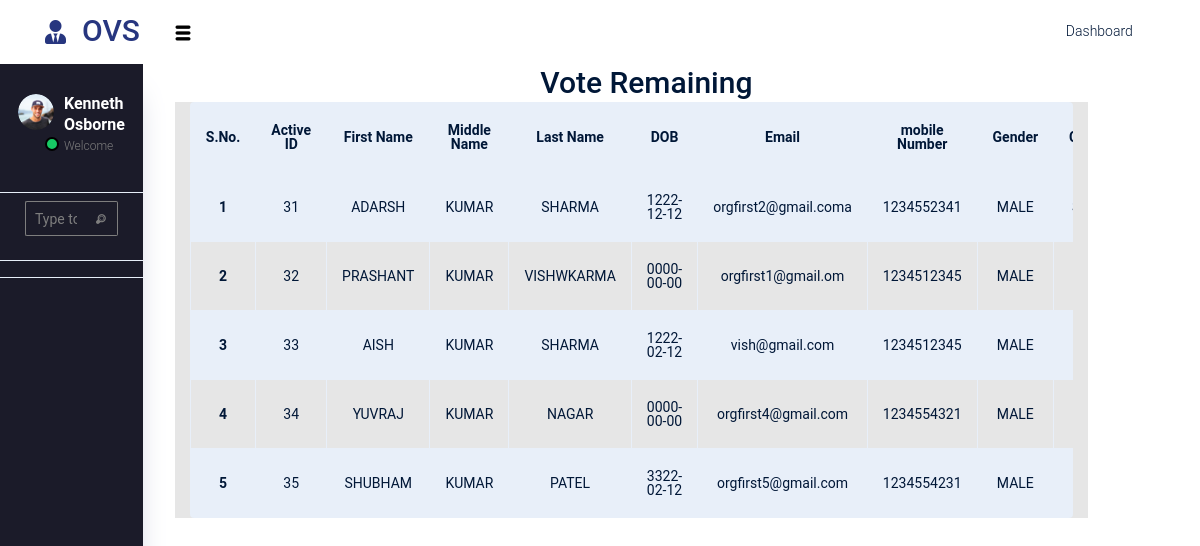
The app's page /online_voting_system/admin/ovs_admin/total_remaining_votes.php (signed in) with its own data.
### tables this page shows
CREATE TABLE `org_participate_voter` (
  `id` int(10) NOT NULL,
  `active_org_id` varchar(255) NOT NULL,
  `voter_id` varchar(255) NOT NULL,
  `first_name` varchar(60) NOT NULL,
  `middle_name` varchar(40) NOT NULL,
  `last_name` varchar(60) NOT NULL,
  `dob` date NOT NULL,
  `mobile_number` text NOT NULL,
  `email` text NOT NULL,
  `profile_photo` varchar(100) NOT NULL,
  `gender` varchar(10) NOT NULL,
  `country` varchar(255) NOT NULL,
  `state` varchar(255) NOT NULL,
  `district` varchar(255) NOT NULL,
  `tahsil` varchar(255) NOT NULL,
  `city` varchar(255) NOT NULL,
  `pin_code` varchar(255) NOT NULL,
  `type_address_proof` varchar(255) NOT NULL,
  `doc_address_proof` varchar(255) NOT NULL,
  `type_id_proof` varchar(255) NOT NULL,
  `id_proof` varchar(255) NOT NULL,
  `literate_status` varchar(255) NOT NULL DEFAULT 'Literate',
  `accepted_by_ID` varchar(40) NOT NULL DEFAULT 'notAccept' COMMENT '0-Request not accepted yet, \r\nadmin org ID - accepted\r\n\r\n1-Active ID, 2-Block user, 3-Suspended user, 4-Service Stoped fro user. 5-ID Resticate(Block for ferther registation only for admin \r\n option)',
  `vote_status` int(10) NOT NULL DEFAULT 0 COMMENT '0-vote is remaing, 1 is voted',
  `create_at` timestamp NULL DEFAULT current_timestamp(),
  `updated_at` timestamp NULL DEFAULT NULL
);

### online_voting_system/admin/ovs_admin/total_remaining_votes.php (the view, shortened to what this page needs)
<?php include("../navbar_footer/navbar.php"); ?>
<div class="container-fluid position-relative d-inline-block text-center " style="overflow:scroll; overflow:hidden; padding-right: 13rem !important; ">
    <h1 class="m-1">Vote Remaining</h1>
    <div class="row bg-light h-100 w-100">
        <div class="ps-1 col-lg-12">
            <div class="bg-light rounded h-100 table-responsive">
                <?php
                include("../../controller/database.php");
                $user_belong = $_SESSION["user_belong"];
                $query_org = "SELECT `id`, `active_org_id`, `voter_id`, `first_name`, `middle_name`, `last_name`, `dob`, `mobile_number`, `email`, `profile_photo`, `gender`, `country`, `state`, `district`, `tahsil`, `city`, `pin_code`, `type_address_proof`, `doc_address_proof`, `type_id_proof`, `id_proof`, `literate_status`, `accepted_by_ID`, `vote_status`, `create_at`, `updated_at` FROM `org_participate_voter`  WHERE `accepted_by_ID` != 'notAccept' AND `active_org_id` = $user_belong AND `vote_status` = 0 ";
                $insert = mysqli_query($dbcon, $query_org);
                $sn = 1;
                ?>
                <table class="table table-bordered table-striped">
                    <tdead>
                        <tr>
                            <th scope="col">S.No.</th>
                            <th scope="col">Active ID</th>
                            <th scope="col">First Name</th>
                            <th scope="col">Middle Name</th>
                            <th scope="col">Last Name</th>
                            <th scope="col">DOB</th>
                            <th scope="col">Email</th>
                            <th scope="col">mobile Number</th>
                            <th scope="col">Gender</th>
                            <th scope="col">Country</th>
                        </tr>
                    </tdead>
                    <tbody>
                        <?php foreach ($insert as $row) { ?>
                            <tr>
                                <th scope="row"><?php echo $sn++; ?></th>
                                <td><?php echo $row['voter_id']; ?></td>
                                <td><?php echo $row['first_name']; ?></td>
                                <td><?php echo $row['middle_name']; ?></td>
                                <td><?php echo $row['last_name']; ?></td>
                                <td><?php echo $row['dob']; ?></td>
                                <td><?php echo $row['email']; ?></td>
                                <td><?php echo $row['mobile_number']; ?></td>
                                <td><?php echo $row['gender']; ?></td>
                                <td><?php echo $row['country']; ?></td>
                            </tr>
                        <?php } ?>
                    </tbody>
                </table>
            </div>
        </div>
    </div>
</div>
<?php include("../navbar_footer/footer.php"); ?>

### records on screen
org_participate_voter: voter "31", first_name "ADARSH", middle_name "KUMAR", last_name "SHARMA", dob "1222-12-12", email "orgfirst2@gmail.coma", mobile_number "1234552341", gender "MALE"
org_participate_voter: voter "32", first_name "PRASHANT", middle_name "KUMAR", last_name "VISHWKARMA", dob "0000-00-00", email "orgfirst1@gmail.om", mobile_number "1234512345", gender "MALE"
org_participate_voter: voter "33", first_name "AISH", middle_name "KUMAR", last_name "SHARMA", dob "1222-02-12", email "vish@gmail.com", mobile_number "1234512345", gender "MALE"
org_participate_voter: voter "34", first_name "YUVRAJ", middle_name "KUMAR", last_name "NAGAR", dob "0000-00-00", email "orgfirst4@gmail.com", mobile_number "1234554321", gender "MALE"
org_participate_voter: voter "35", first_name "SHUBHAM", middle_name "KUMAR", last_name "PATEL", dob "3322-02-12", email "orgfirst5@gmail.com", mobile_number "1234554231", gender "MALE"
